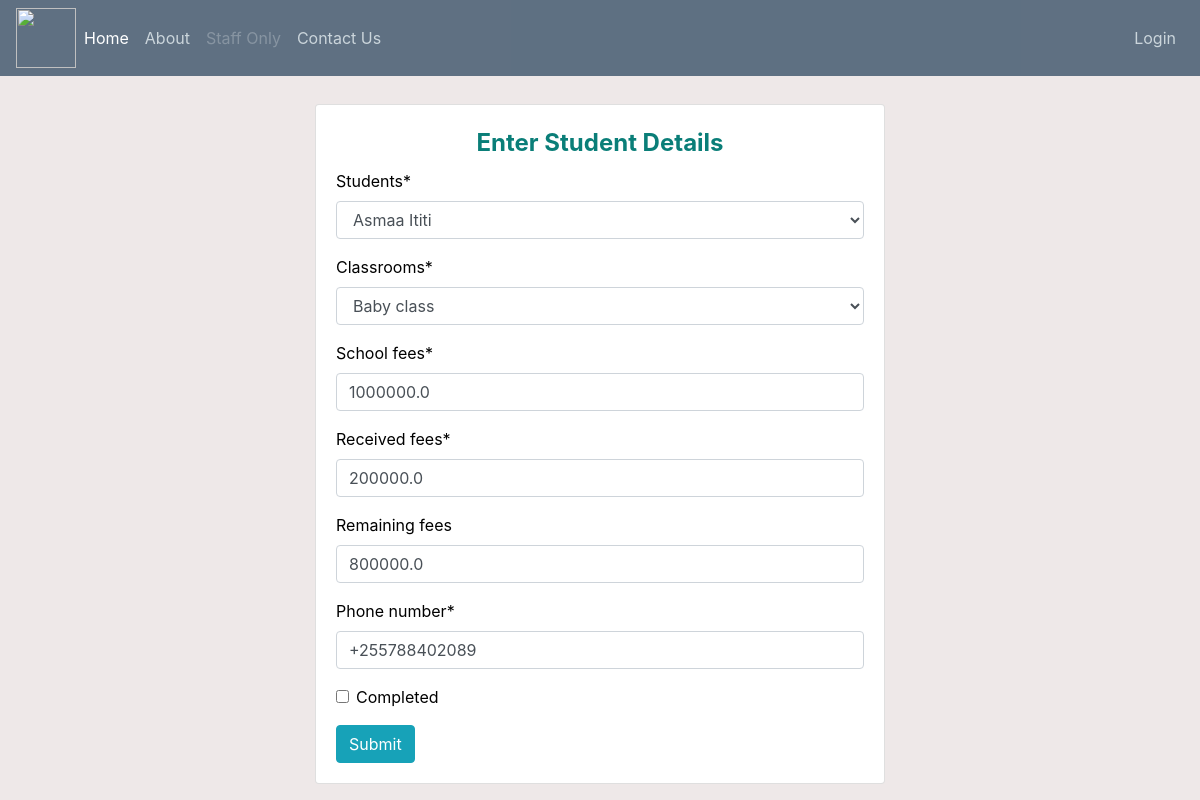
The page /update/15/ on the database its author committed.
### records/models.py (models this page shows, shortened)
class Records(models.Model):
    students = models.ForeignKey(Student, on_delete=models.CASCADE, null=True)
    classrooms = models.ForeignKey(Classroom, on_delete=models.CASCADE, null=True)
    school_fees = models.FloatField(default=1000000)
    received_fees = models.FloatField(null=False)
    Remaining_fees = models.FloatField(blank=True)
    completed = models.BooleanField(null=False, default=False)
    publish_date = models.DateTimeField(auto_now_add=True)
    phone_number = PhoneNumberField(null=True)

### records/views.py (the view)
# urls.py: path('update/<str:pk>/', views.UpdateRecord, name='update-record'),
def UpdateRecord(request, pk):
	record = Records.objects.get(id=pk)
	form = RecordsForm(instance=record)
	print('RECORD:', record)
	if request.method == 'POST':
		form = RecordsForm(request.POST, instance=record)
		if form.is_valid():
			form.save()
			return redirect('/')
	context = {'form':form}
	return render(request, 'records/records_form.html', context)

### records/forms.py
class RecordsForm(forms.ModelForm):
    class Meta:
        model = Records
        fields = ['students','classrooms','school_fees','received_fees','Remaining_fees', 'phone_number', 'completed']

### records/models.py (called while the page is built)
    def __str__(self):
        return self.name

    def __str__(self):
        return self.name

### records/templates/records/records_form.html (shortened to what this page needs)
{% extends "records/main.html" %}
{% load crispy_forms_tags %}
{% block content %}
<br>
<div class="d-flex justify-content-center">
          <div class="col-md-6">
              <div class="card card-body">
                <form method="POST" enctype="multipart/form-data">
                    <fieldset>
                        <legend style="text-align: center; color: rgb(10, 126, 120); font-weight: bold;">Enter Student Details</legend>
                        {{form|crispy}}
                    </fieldset>
                    <input class="btn btn-md btn-info" type="submit" name="submit">
                    </form>
              </div>
          </div>
      </div>
{% endblock %}

### records/templates/records/main.html (style rules this page uses)
body { background: rgb(131, 123, 123); color: #000000; margin-top: 5rem; }

### rows shown on the page
Records: students "Asmaa Ititi", classrooms "Baby class", school_fees "1000000.0", received_fees "200000.0", Remaining_fees "800000.0", phone_number "+255788402089"
